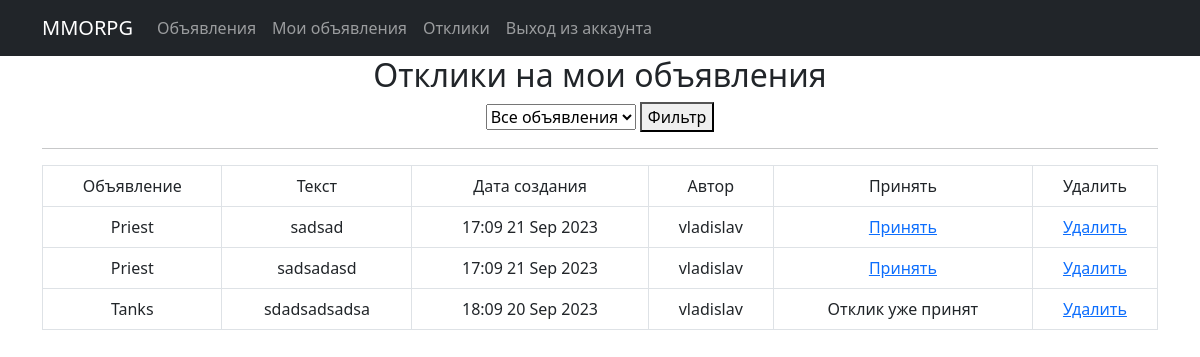
The page /user_replies/ (signed in) on the database as committed earlier.
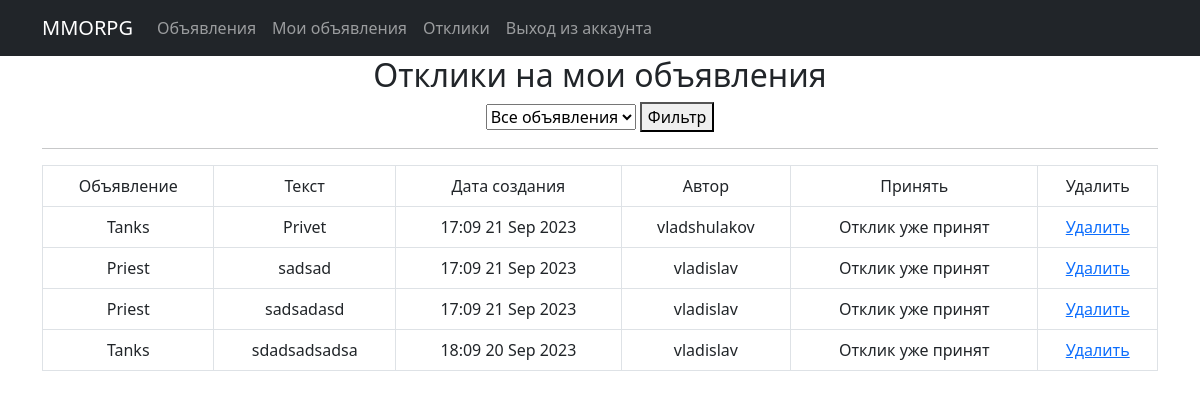
The same page on the database as committed later.
### mmo/models.py (models this page shows, shortened)
class Reply(models.Model):
    reply_text = models.TextField()
    time_create = models.DateTimeField(auto_now_add=True)
    user = models.ForeignKey(User, on_delete=models.CASCADE, null=True)
    post = models.ForeignKey(Post, on_delete=models.CASCADE, null=True)
    accepted = models.BooleanField(default=False)

class Post(models.Model):
    post_title = models.CharField(max_length=255)
    post_text = models.TextField()
    time_create = models.DateTimeField(auto_now_add=True)
    category = models.CharField(max_length=3, choices=CATEGORY, default=tanks)
    user = models.ForeignKey(User, on_delete=models.CASCADE, null=True)
    image = models.ImageField(upload_to='post_images/', null=True, blank=True)
    video_url = models.URLField(null=True, blank=True)
    def __str__(self):
        return self.post_title

### mmo/views.py (the view)
# urls.py: path('user_replies/', user_replies, name='user_replies'),
@login_required
def user_replies(request):
    current_user = request.user
    posts = Post.objects.filter(user=current_user).order_by('-time_create')
    selected_post_id = request.GET.get('post')
    replies = Reply.objects.filter(post__user = current_user).order_by('-time_create')
    if selected_post_id:
        replies = replies.filter(post__id=selected_post_id)
    if request.method == 'GET':
        selected_post_id = request.GET.get('post')
        if selected_post_id:
            replies = replies.filter(post__id=selected_post_id)
    return render(request, 'user_replies.html', {'posts': posts, 'replies': replies, 'selected_post_id': selected_post_id})

### templates/user_replies.html (shortened to what this page needs)
{% extends 'flatpages/default.html' %}
{% block content %}
    <h2 style="text-align: center;">Отклики на мои объявления</h2>
    <form method="get">
        <select name="post">
            <option value="">Все объявления</option>
        </select>
        <button type="submit">Фильтр</button>
    </form>
    <hr>
        {% if replies %}
        <table class="table table-bordered">
            <tr>
                <td>Объявление</td>
                <td>Текст</td>
                <td>Дата создания</td>
                <td>Автор</td>
                <td>Принять</td>
                <td>Удалить</td>
            </tr>
            {% for reply in replies %}
            <tr>
                <td>{{ reply.post }}</td>
                <td>{{ reply.reply_text }}</td>
                <td>{{ reply.time_create|date:'H:m d M Y' }}</td>
                <td>{{ reply.user }}</td>
                <td>
                    {% if reply.accepted %}
                        Отклик уже принят
                    {% else %}
                    <a href="{% url 'accept_reply' reply.id %}">Принять</a>
                    {% endif %}
                </td>
                <td><a href="{% url 'reply_delete' reply.id %}">Удалить</a></td>
            </tr>
            {% endfor %}
        </table>
        {% else %}
        <h2>У вас нет откликов</h2>
        {% endif %}
{% endblock content %}

Rows that differ between the two databases and show on the page:
added Reply: post "Tanks", reply_text "Privet", time_create "17:09 21 Sep 2023", user "vladshulakov", accepted "Отклик уже принят"
changed Reply "sadsad": accepted "Принять" → "Отклик уже принят"
changed Reply "sadsadasd": accepted "Принять" → "Отклик уже принят"
